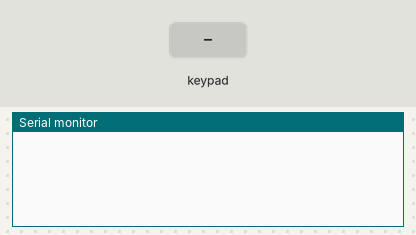
A sketch run on a simulated Arduino Uno, built with avr-gcc and run on an emulated ATmega328P. On the bench: the last lines printed to the serial monitor. The test bench sets the inputs (shaded band).

Above: at 1.2 s.
1.3 s: key '1' pressed
At 2.3 s:
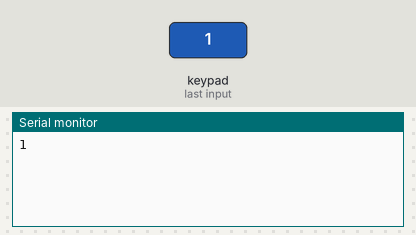
2.8 s: keypad keys 5 4 3 2 # pressed 0.4 s apart
At 4.8 s:
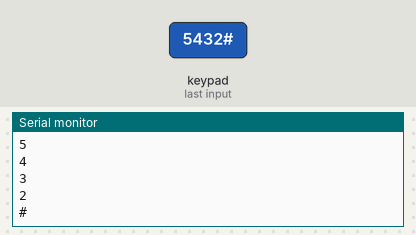
6.3 s: key '*' pressed
At 7.4 s:
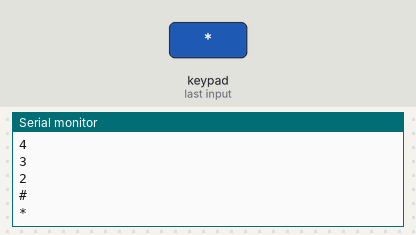
7.8 s: keypad keys 9 8 1 0 pressed 0.4 s apart
At 9.5 s:
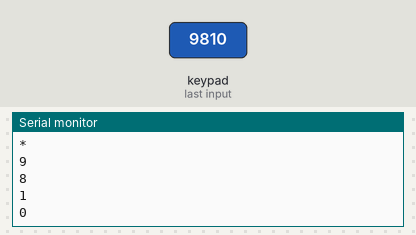
Timing chart, 0 to 11.0 s (numbered marks = the images above; inputs shaded):
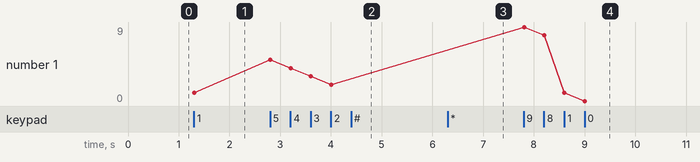

The sketch:

Keypad1.ino
```cpp
#include <Keypad.h>

const byte ROWS = 4; //four rows
const byte COLS = 3; //three columns
char keys[ROWS][COLS] = {
  {'1','2','3'},
  {'4','5','6'},
  {'7','8','9'},
  {'*','0','#'}
};
byte rowPins[ROWS] = {5, 4, 3, 2}; //connect to the row pinouts of the keypad
byte colPins[COLS] = {9, 8, 10}; //connect to the column pinouts of the keypad

Keypad keypad = Keypad( makeKeymap(keys), rowPins, colPins, ROWS, COLS );

void setup(){
  Serial.begin(9600);
}

void loop(){
  char key = keypad.getKey();

  if (key != NO_KEY) {
    Serial.println(key);
  }
}
```

Measured:
- after the input at 1.3 s, the serial monitor: prints a new line at once (image 1)
- after the input at 2.8 s, the serial monitor: prints a new line at once (image 2)
- after the input at 6.3 s, the serial monitor: prints a new line at once (image 3)
- after the input at 7.8 s, the serial monitor: prints a new line at once (image 4)
- plotted number 1: 1 → 2 after the input at 2.8 s, 2 → 0 after the input at 7.8 s
